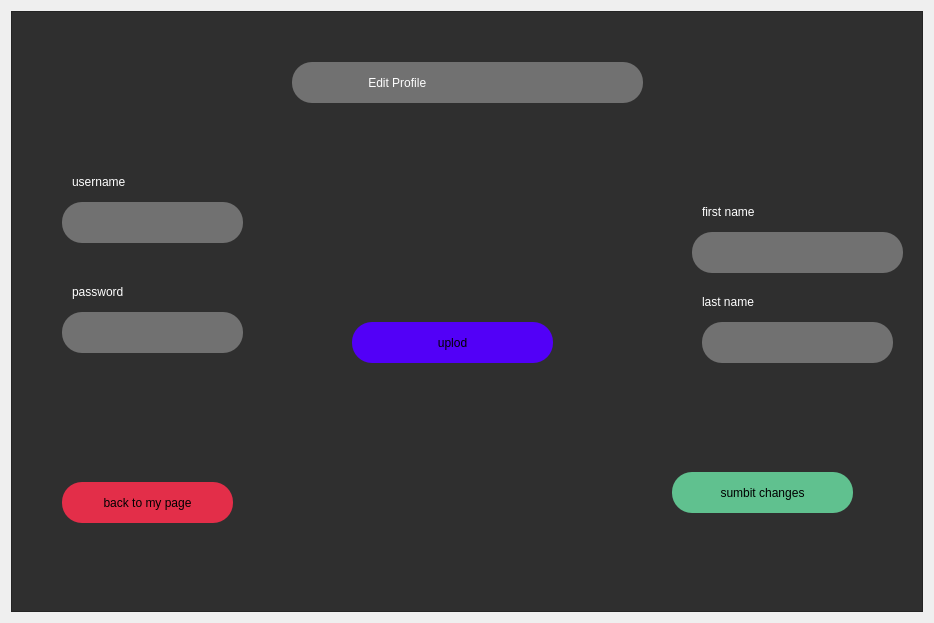
<?xml version="1.0" encoding="UTF-8"?>
<ui version="4.0">
 <class>login</class>
 <widget class="QDialog" name="login">
  <property name="geometry">
   <rect>
    <x>0</x>
    <y>0</y>
    <width>934</width>
    <height>623</height>
   </rect>
  </property>
  <property name="windowTitle">
   <string>Dialog</string>
  </property>
  <layout class="QHBoxLayout" name="horizontalLayout">
   <item>
    <widget class="QStackedWidget" name="winStack">
     <property name="styleSheet">
      <string notr="true">background-color: rgb(47, 47, 47);</string>
     </property>
     <property name="frameShape">
      <enum>QFrame::StyledPanel</enum>
     </property>
     <property name="frameShadow">
      <enum>QFrame::Raised</enum>
     </property>
     <property name="currentIndex">
      <number>3</number>
     </property>
     <widget class="QWidget" name="widget">
      <widget class="QLineEdit" name="usernameBox">
       <property name="geometry">
        <rect>
         <x>280</x>
         <y>170</y>
         <width>271</width>
         <height>51</height>
        </rect>
       </property>
       <property name="styleSheet">
        <string notr="true">padding-left:20px;
padding-right:20px;
border-radius:20px;
background-color: rgb(113, 113, 113);
color: #fefefe;</string>
       </property>
      </widget>
      <widget class="QLineEdit" name="passwordBox">
       <property name="geometry">
        <rect>
         <x>280</x>
         <y>260</y>
         <width>271</width>
         <height>51</height>
        </rect>
       </property>
       <property name="styleSheet">
        <string notr="true">padding-left:20px;
padding-right:20px;
border-radius:20px;
background-color: rgb(113, 113, 113);
color: #fefefe;</string>
       </property>
      </widget>
      <widget class="QPushButton" name="loginButton">
       <property name="geometry">
        <rect>
         <x>200</x>
         <y>410</y>
         <width>171</width>
         <height>51</height>
        </rect>
       </property>
       <property name="styleSheet">
        <string notr="true">padding-left:20px;
padding-right:20px;
border-radius:20px;
background-color: rgb(0, 209, 153);</string>
       </property>
       <property name="text">
        <string>log in</string>
       </property>
      </widget>
      <widget class="QPushButton" name="regButton">
       <property name="geometry">
        <rect>
         <x>470</x>
         <y>410</y>
         <width>171</width>
         <height>51</height>
        </rect>
       </property>
       <property name="styleSheet">
        <string notr="true">padding-left:20px;
padding-right:20px;
border-radius:20px;
background-color: rgb(255, 35, 39);
color: #fefefe;</string>
       </property>
       <property name="text">
        <string>add user</string>
       </property>
      </widget>
      <widget class="QLabel" name="label">
       <property name="geometry">
        <rect>
         <x>280</x>
         <y>170</y>
         <width>91</width>
         <height>20</height>
        </rect>
       </property>
       <property name="styleSheet">
        <string notr="true">font: 10pt &quot;Segoe UI&quot;;
color: rgb(255, 255, 255);</string>
       </property>
       <property name="text">
        <string>Username :</string>
       </property>
      </widget>
      <widget class="QLabel" name="label_2">
       <property name="geometry">
        <rect>
         <x>280</x>
         <y>260</y>
         <width>91</width>
         <height>20</height>
        </rect>
       </property>
       <property name="styleSheet">
        <string notr="true">font: 10pt &quot;Segoe UI&quot;;
color: rgb(255, 255, 255);</string>
       </property>
       <property name="text">
        <string>Password :</string>
       </property>
      </widget>
      <widget class="QLabel" name="label_3">
       <property name="geometry">
        <rect>
         <x>240</x>
         <y>60</y>
         <width>351</width>
         <height>51</height>
        </rect>
       </property>
       <property name="styleSheet">
        <string notr="true">padding-left:20px;
padding-right:20px;
border-radius:20px;
background-color: rgb(113, 113, 113);
color: #fefefe;
font: 900 14pt &quot;Segoe UI&quot;;
</string>
       </property>
       <property name="text">
        <string>                    login</string>
       </property>
      </widget>
      <widget class="QLabel" name="loginLabel">
       <property name="geometry">
        <rect>
         <x>270</x>
         <y>340</y>
         <width>301</width>
         <height>31</height>
        </rect>
       </property>
       <property name="styleSheet">
        <string notr="true">font: 9pt &quot;Segoe UI&quot;;
text-decoration: underline;
font: 10pt &quot;Segoe UI&quot;;
text-decoration: underline;</string>
       </property>
       <property name="text">
        <string/>
       </property>
      </widget>
      <widget class="QLabel" name="label_18">
       <property name="geometry">
        <rect>
         <x>90</x>
         <y>180</y>
         <width>131</width>
         <height>131</height>
        </rect>
       </property>
       <property name="styleSheet">
        <string notr="true">border-radius:64 px;
background-image:url(:/user.png)</string>
       </property>
       <property name="text">
        <string/>
       </property>
       <property name="pixmap">
        <pixmap resource="resources.qrc">:/pictures/user.png</pixmap>
       </property>
      </widget>
     </widget>
     <widget class="QWidget" name="page">
      <widget class="QLabel" name="label_4">
       <property name="geometry">
        <rect>
         <x>230</x>
         <y>30</y>
         <width>451</width>
         <height>51</height>
        </rect>
       </property>
       <property name="styleSheet">
        <string notr="true">padding-left:20px;
font: 700 12pt &quot;Segoe UI&quot;;
padding-right:20px;
border-radius:20px;
background-color: rgb(113, 113, 113);
color: #fefefe;</string>
       </property>
       <property name="text">
        <string>                             Register</string>
       </property>
      </widget>
      <widget class="QLabel" name="label_5">
       <property name="geometry">
        <rect>
         <x>30</x>
         <y>200</y>
         <width>71</width>
         <height>20</height>
        </rect>
       </property>
       <property name="styleSheet">
        <string notr="true">color: rgb(255, 255, 255);</string>
       </property>
       <property name="text">
        <string>Username</string>
       </property>
      </widget>
      <widget class="QLabel" name="label_6">
       <property name="geometry">
        <rect>
         <x>30</x>
         <y>300</y>
         <width>71</width>
         <height>20</height>
        </rect>
       </property>
       <property name="styleSheet">
        <string notr="true">color: rgb(255, 255, 255);</string>
       </property>
       <property name="text">
        <string>Password</string>
       </property>
      </widget>
      <widget class="QLineEdit" name="uBox">
       <property name="geometry">
        <rect>
         <x>30</x>
         <y>200</y>
         <width>191</width>
         <height>41</height>
        </rect>
       </property>
       <property name="styleSheet">
        <string notr="true">padding-left:20px;
padding-right:20px;
border-radius:20px;
background-color: rgb(113, 113, 113);
color: #fefefe;</string>
       </property>
      </widget>
      <widget class="QLineEdit" name="pBox">
       <property name="geometry">
        <rect>
         <x>30</x>
         <y>300</y>
         <width>191</width>
         <height>41</height>
        </rect>
       </property>
       <property name="styleSheet">
        <string notr="true">padding-left:20px;
padding-right:20px;
border-radius:20px;
background-color: rgb(113, 113, 113);
color: #fefefe;</string>
       </property>
      </widget>
      <widget class="QLabel" name="label_7">
       <property name="geometry">
        <rect>
         <x>680</x>
         <y>200</y>
         <width>81</width>
         <height>20</height>
        </rect>
       </property>
       <property name="styleSheet">
        <string notr="true">border-color: rgb(255, 255, 255);
color: rgb(255, 255, 255);</string>
       </property>
       <property name="text">
        <string>First Name</string>
       </property>
      </widget>
      <widget class="QLabel" name="label_8">
       <property name="geometry">
        <rect>
         <x>690</x>
         <y>280</y>
         <width>81</width>
         <height>20</height>
        </rect>
       </property>
       <property name="styleSheet">
        <string notr="true">color: rgb(255, 255, 255);</string>
       </property>
       <property name="text">
        <string>Last Name</string>
       </property>
      </widget>
      <widget class="QLineEdit" name="fBox">
       <property name="geometry">
        <rect>
         <x>680</x>
         <y>200</y>
         <width>191</width>
         <height>41</height>
        </rect>
       </property>
       <property name="styleSheet">
        <string notr="true">padding-left:20px;
padding-right:20px;
border-radius:20px;
background-color: rgb(113, 113, 113);
color: #fefefe;</string>
       </property>
      </widget>
      <widget class="QLineEdit" name="lBox">
       <property name="geometry">
        <rect>
         <x>690</x>
         <y>280</y>
         <width>181</width>
         <height>41</height>
        </rect>
       </property>
       <property name="styleSheet">
        <string notr="true">padding-left:20px;
padding-right:20px;
border-radius:20px;
background-color: rgb(113, 113, 113);
color: #fefefe;</string>
       </property>
      </widget>
      <widget class="QLabel" name="regLabel">
       <property name="geometry">
        <rect>
         <x>40</x>
         <y>130</y>
         <width>221</width>
         <height>21</height>
        </rect>
       </property>
       <property name="styleSheet">
        <string notr="true">border-color: rgb(255, 255, 255);
color: rgb(255, 255, 255);</string>
       </property>
       <property name="text">
        <string>please fill the form correctly</string>
       </property>
      </widget>
      <widget class="QPushButton" name="uplButton">
       <property name="geometry">
        <rect>
         <x>370</x>
         <y>300</y>
         <width>181</width>
         <height>51</height>
        </rect>
       </property>
       <property name="styleSheet">
        <string notr="true">padding-left:20px;
padding-right:20px;
border-radius:20px;
background-color: rgb(82, 0, 247);</string>
       </property>
       <property name="text">
        <string>UPLOAD PICTURE</string>
       </property>
      </widget>
      <widget class="QPushButton" name="backButton">
       <property name="geometry">
        <rect>
         <x>50</x>
         <y>440</y>
         <width>251</width>
         <height>51</height>
        </rect>
       </property>
       <property name="styleSheet">
        <string notr="true">padding-left:20px;
padding-right:20px;
border-radius:20px;
background-color: rgb(96, 193, 143);</string>
       </property>
       <property name="text">
        <string>BACK TO LOGIN PAGE</string>
       </property>
      </widget>
      <widget class="QPushButton" name="completeRegButton">
       <property name="geometry">
        <rect>
         <x>620</x>
         <y>440</y>
         <width>251</width>
         <height>51</height>
        </rect>
       </property>
       <property name="styleSheet">
        <string notr="true">padding-left:20px;
padding-right:20px;
border-radius:20px;
background-color: rgb(227, 46, 73);</string>
       </property>
       <property name="text">
        <string>COMPLETE REGISTRATION</string>
       </property>
      </widget>
      <widget class="QLabel" name="rpLabel">
       <property name="geometry">
        <rect>
         <x>400</x>
         <y>180</y>
         <width>121</width>
         <height>101</height>
        </rect>
       </property>
       <property name="text">
        <string/>
       </property>
       <property name="pixmap">
        <pixmap resource="resources.qrc">:/pictures/user.png</pixmap>
       </property>
      </widget>
      <zorder>lBox</zorder>
      <zorder>fBox</zorder>
      <zorder>pBox</zorder>
      <zorder>uBox</zorder>
      <zorder>label_4</zorder>
      <zorder>label_5</zorder>
      <zorder>label_6</zorder>
      <zorder>label_7</zorder>
      <zorder>label_8</zorder>
      <zorder>regLabel</zorder>
      <zorder>uplButton</zorder>
      <zorder>backButton</zorder>
      <zorder>completeRegButton</zorder>
      <zorder>rpLabel</zorder>
     </widget>
     <widget class="QWidget" name="page_2">
      <widget class="QLabel" name="label_9">
       <property name="geometry">
        <rect>
         <x>320</x>
         <y>40</y>
         <width>311</width>
         <height>51</height>
        </rect>
       </property>
       <property name="styleSheet">
        <string notr="true">padding-left:20px;
font: 700 12pt &quot;Segoe UI&quot;;
padding-right:20px;
border-radius:20px;
background-color: rgb(113, 113, 113);
color: #fefefe;</string>
       </property>
       <property name="text">
        <string>              Logged In</string>
       </property>
      </widget>
      <widget class="QLabel" name="LoggedPic">
       <property name="geometry">
        <rect>
         <x>50</x>
         <y>160</y>
         <width>71</width>
         <height>51</height>
        </rect>
       </property>
       <property name="text">
        <string/>
       </property>
      </widget>
      <widget class="QLabel" name="label_10">
       <property name="geometry">
        <rect>
         <x>20</x>
         <y>280</y>
         <width>91</width>
         <height>20</height>
        </rect>
       </property>
       <property name="styleSheet">
        <string notr="true">color: rgb(255, 255, 255);
font: 11pt &quot;Segoe UI&quot;;</string>
       </property>
       <property name="text">
        <string>Full Name:</string>
       </property>
      </widget>
      <widget class="QLineEdit" name="nameLabel">
       <property name="geometry">
        <rect>
         <x>10</x>
         <y>310</y>
         <width>251</width>
         <height>41</height>
        </rect>
       </property>
       <property name="styleSheet">
        <string notr="true">padding-left:20px;
padding-right:20px;
border-radius:20px;
background-color: rgb(113, 113, 113);
color: #fefefe;</string>
       </property>
      </widget>
      <widget class="QPushButton" name="logoutButton">
       <property name="geometry">
        <rect>
         <x>460</x>
         <y>170</y>
         <width>181</width>
         <height>41</height>
        </rect>
       </property>
       <property name="styleSheet">
        <string notr="true">padding-left:20px;
padding-right:20px;
border-radius:20px;
background-color: rgb(96, 193, 143);</string>
       </property>
       <property name="text">
        <string>Application</string>
       </property>
      </widget>
      <widget class="QPushButton" name="editButton">
       <property name="geometry">
        <rect>
         <x>460</x>
         <y>240</y>
         <width>181</width>
         <height>41</height>
        </rect>
       </property>
       <property name="styleSheet">
        <string notr="true">padding-left:20px;
padding-right:20px;
border-radius:20px;
background-color: rgb(82, 0, 247);</string>
       </property>
       <property name="text">
        <string>Edit My Account</string>
       </property>
      </widget>
      <widget class="QPushButton" name="delButton">
       <property name="geometry">
        <rect>
         <x>460</x>
         <y>320</y>
         <width>181</width>
         <height>41</height>
        </rect>
       </property>
       <property name="styleSheet">
        <string notr="true">padding-left:20px;
padding-right:20px;
border-radius:20px;
background-color: rgb(227, 46, 73);</string>
       </property>
       <property name="text">
        <string>Delete My Account</string>
       </property>
      </widget>
      <widget class="QLabel" name="loggedPic">
       <property name="geometry">
        <rect>
         <x>20</x>
         <y>150</y>
         <width>141</width>
         <height>101</height>
        </rect>
       </property>
       <property name="text">
        <string/>
       </property>
       <property name="pixmap">
        <pixmap resource="resources.qrc">:/pictures/user.png</pixmap>
       </property>
      </widget>
      <zorder>nameLabel</zorder>
      <zorder>label_9</zorder>
      <zorder>LoggedPic</zorder>
      <zorder>label_10</zorder>
      <zorder>logoutButton</zorder>
      <zorder>editButton</zorder>
      <zorder>delButton</zorder>
      <zorder>loggedPic</zorder>
     </widget>
     <widget class="QWidget" name="page_3">
      <widget class="QLabel" name="label_12">
       <property name="geometry">
        <rect>
         <x>280</x>
         <y>50</y>
         <width>351</width>
         <height>41</height>
        </rect>
       </property>
       <property name="styleSheet">
        <string notr="true">padding-left:20px;
font: 700 12pt &quot;Segoe UI&quot;;
padding-right:20px;
border-radius:20px;
background-color: rgb(113, 113, 113);
color: #fefefe;</string>
       </property>
       <property name="text">
        <string>                Edit Profile</string>
       </property>
      </widget>
      <widget class="QLabel" name="regLabel_2">
       <property name="geometry">
        <rect>
         <x>30</x>
         <y>120</y>
         <width>251</width>
         <height>20</height>
        </rect>
       </property>
       <property name="text">
        <string/>
       </property>
      </widget>
      <widget class="QLabel" name="label_14">
       <property name="geometry">
        <rect>
         <x>60</x>
         <y>160</y>
         <width>91</width>
         <height>20</height>
        </rect>
       </property>
       <property name="styleSheet">
        <string notr="true">color: rgb(255, 255, 255);</string>
       </property>
       <property name="text">
        <string>username</string>
       </property>
      </widget>
      <widget class="QLabel" name="label_15">
       <property name="geometry">
        <rect>
         <x>60</x>
         <y>270</y>
         <width>71</width>
         <height>20</height>
        </rect>
       </property>
       <property name="styleSheet">
        <string notr="true">color: rgb(255, 255, 255);</string>
       </property>
       <property name="text">
        <string>password</string>
       </property>
      </widget>
      <widget class="QLabel" name="label_16">
       <property name="geometry">
        <rect>
         <x>690</x>
         <y>190</y>
         <width>81</width>
         <height>20</height>
        </rect>
       </property>
       <property name="styleSheet">
        <string notr="true">color: rgb(255, 255, 255);</string>
       </property>
       <property name="text">
        <string>first name</string>
       </property>
      </widget>
      <widget class="QLabel" name="label_17">
       <property name="geometry">
        <rect>
         <x>690</x>
         <y>280</y>
         <width>71</width>
         <height>20</height>
        </rect>
       </property>
       <property name="styleSheet">
        <string notr="true">color: rgb(255, 255, 255);</string>
       </property>
       <property name="text">
        <string>last name</string>
       </property>
      </widget>
      <widget class="QLineEdit" name="uBox_2">
       <property name="geometry">
        <rect>
         <x>50</x>
         <y>190</y>
         <width>181</width>
         <height>41</height>
        </rect>
       </property>
       <property name="styleSheet">
        <string notr="true">padding-left:20px;
padding-right:20px;
border-radius:20px;
background-color: rgb(113, 113, 113);
color: #fefefe;</string>
       </property>
      </widget>
      <widget class="QLineEdit" name="pBox_2">
       <property name="geometry">
        <rect>
         <x>50</x>
         <y>300</y>
         <width>181</width>
         <height>41</height>
        </rect>
       </property>
       <property name="styleSheet">
        <string notr="true">padding-left:20px;
padding-right:20px;
border-radius:20px;
background-color: rgb(113, 113, 113);
color: #fefefe;</string>
       </property>
      </widget>
      <widget class="QLineEdit" name="fBox_2">
       <property name="geometry">
        <rect>
         <x>680</x>
         <y>220</y>
         <width>211</width>
         <height>41</height>
        </rect>
       </property>
       <property name="styleSheet">
        <string notr="true">padding-left:20px;
padding-right:20px;
border-radius:20px;
background-color: rgb(113, 113, 113);
color: #fefefe;</string>
       </property>
      </widget>
      <widget class="QLineEdit" name="lBox_2">
       <property name="geometry">
        <rect>
         <x>690</x>
         <y>310</y>
         <width>191</width>
         <height>41</height>
        </rect>
       </property>
       <property name="styleSheet">
        <string notr="true">padding-left:20px;
padding-right:20px;
border-radius:20px;
background-color: rgb(113, 113, 113);
color: #fefefe;</string>
       </property>
      </widget>
      <widget class="QLabel" name="rpLabel_2">
       <property name="geometry">
        <rect>
         <x>380</x>
         <y>160</y>
         <width>131</width>
         <height>111</height>
        </rect>
       </property>
       <property name="text">
        <string/>
       </property>
       <property name="pixmap">
        <pixmap resource="resources.qrc">:/pictures/user.png</pixmap>
       </property>
      </widget>
      <widget class="QPushButton" name="uplButton_2">
       <property name="geometry">
        <rect>
         <x>340</x>
         <y>310</y>
         <width>201</width>
         <height>41</height>
        </rect>
       </property>
       <property name="styleSheet">
        <string notr="true">padding-left:20px;
padding-right:20px;
border-radius:20px;
background-color: rgb(82, 0, 247);</string>
       </property>
       <property name="text">
        <string>uplod</string>
       </property>
      </widget>
      <widget class="QPushButton" name="backButton_2">
       <property name="geometry">
        <rect>
         <x>50</x>
         <y>470</y>
         <width>171</width>
         <height>41</height>
        </rect>
       </property>
       <property name="styleSheet">
        <string notr="true">padding-left:20px;
padding-right:20px;
border-radius:20px;
background-color: rgb(227, 46, 73);</string>
       </property>
       <property name="text">
        <string>back to my page</string>
       </property>
      </widget>
      <widget class="QPushButton" name="pushButton_2">
       <property name="geometry">
        <rect>
         <x>660</x>
         <y>460</y>
         <width>181</width>
         <height>41</height>
        </rect>
       </property>
       <property name="styleSheet">
        <string notr="true">padding-left:20px;
padding-right:20px;
border-radius:20px;
background-color: rgb(96, 193, 143);</string>
       </property>
       <property name="text">
        <string>sumbit changes</string>
       </property>
      </widget>
      <zorder>lBox_2</zorder>
      <zorder>fBox_2</zorder>
      <zorder>pBox_2</zorder>
      <zorder>uBox_2</zorder>
      <zorder>label_12</zorder>
      <zorder>regLabel_2</zorder>
      <zorder>label_14</zorder>
      <zorder>label_15</zorder>
      <zorder>label_16</zorder>
      <zorder>label_17</zorder>
      <zorder>rpLabel_2</zorder>
      <zorder>uplButton_2</zorder>
      <zorder>backButton_2</zorder>
      <zorder>pushButton_2</zorder>
     </widget>
     <widget class="QWidget" name="page_4">
      <widget class="QLabel" name="label_13">
       <property name="geometry">
        <rect>
         <x>450</x>
         <y>70</y>
         <width>171</width>
         <height>20</height>
        </rect>
       </property>
       <property name="text">
        <string>Admin Panel</string>
       </property>
      </widget>
      <widget class="QStackedWidget" name="stackedWidget">
       <property name="geometry">
        <rect>
         <x>650</x>
         <y>170</y>
         <width>461</width>
         <height>261</height>
        </rect>
       </property>
       <property name="currentIndex">
        <number>1</number>
       </property>
       <widget class="QWidget" name="page_5">
        <widget class="QTableView" name="tableView">
         <property name="geometry">
          <rect>
           <x>60</x>
           <y>20</y>
           <width>381</width>
           <height>211</height>
          </rect>
         </property>
        </widget>
       </widget>
       <widget class="QWidget" name="page_6">
        <widget class="QTableView" name="tableView_2">
         <property name="geometry">
          <rect>
           <x>50</x>
           <y>41</y>
           <width>381</width>
           <height>201</height>
          </rect>
         </property>
        </widget>
       </widget>
      </widget>
      <widget class="QPushButton" name="userBrowse">
       <property name="geometry">
        <rect>
         <x>100</x>
         <y>250</y>
         <width>131</width>
         <height>29</height>
        </rect>
       </property>
       <property name="text">
        <string>all user</string>
       </property>
      </widget>
      <widget class="QPushButton" name="backButton_5">
       <property name="geometry">
        <rect>
         <x>100</x>
         <y>450</y>
         <width>131</width>
         <height>29</height>
        </rect>
       </property>
       <property name="text">
        <string>roll back changes</string>
       </property>
      </widget>
      <widget class="QPushButton" name="pageButton">
       <property name="geometry">
        <rect>
         <x>100</x>
         <y>340</y>
         <width>141</width>
         <height>29</height>
        </rect>
       </property>
       <property name="text">
        <string>go to my page</string>
       </property>
      </widget>
      <widget class="QPushButton" name="editedButton_2">
       <property name="geometry">
        <rect>
         <x>862</x>
         <y>500</y>
         <width>131</width>
         <height>29</height>
        </rect>
       </property>
       <property name="text">
        <string>save changes</string>
       </property>
      </widget>
      <widget class="QLabel" name="adminLabel">
       <property name="geometry">
        <rect>
         <x>720</x>
         <y>120</y>
         <width>341</width>
         <height>20</height>
        </rect>
       </property>
       <property name="text">
        <string/>
       </property>
      </widget>
      <widget class="QLabel" name="headLabel">
       <property name="geometry">
        <rect>
         <x>520</x>
         <y>450</y>
         <width>281</width>
         <height>20</height>
        </rect>
       </property>
       <property name="text">
        <string/>
       </property>
      </widget>
     </widget>
    </widget>
   </item>
  </layout>
 </widget>
 <resources>
  <include location="resources.qrc"/>
 </resources>
 <connections/>
</ui>
